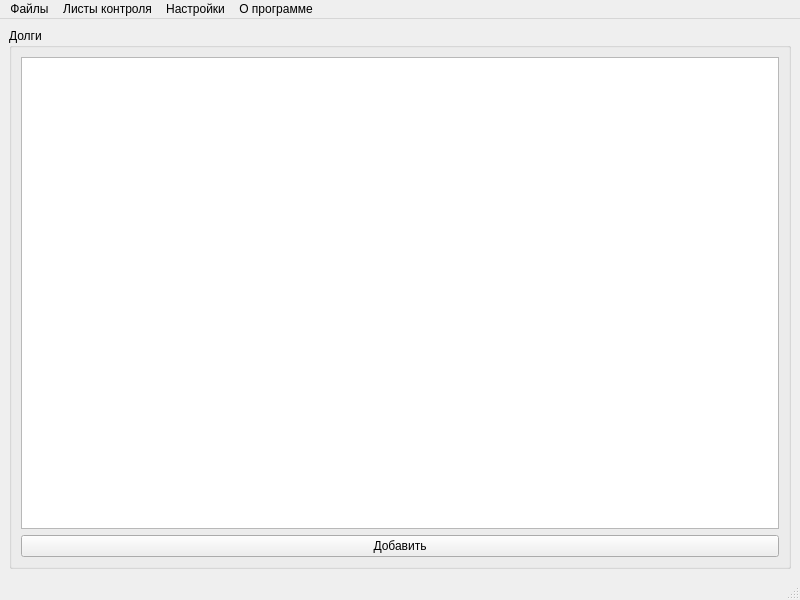
<?xml version="1.0" encoding="UTF-8"?>
<ui version="4.0">
 <class>MainWindow</class>
 <widget class="QMainWindow" name="MainWindow">
  <property name="geometry">
   <rect>
    <x>0</x>
    <y>0</y>
    <width>800</width>
    <height>600</height>
   </rect>
  </property>
  <property name="windowTitle">
   <string>MainWindow</string>
  </property>
  <widget class="QWidget" name="centralwidget">
   <layout class="QVBoxLayout" name="verticalLayout">
    <item>
     <widget class="QGroupBox" name="groupBox">
      <property name="title">
       <string>Долги</string>
      </property>
      <layout class="QVBoxLayout" name="verticalLayout_2">
       <item>
        <widget class="QTableWidget" name="tableWidget"/>
       </item>
       <item>
        <widget class="QPushButton" name="add_btn">
         <property name="text">
          <string>Добавить</string>
         </property>
        </widget>
       </item>
      </layout>
     </widget>
    </item>
   </layout>
  </widget>
  <widget class="QMenuBar" name="menubar">
   <property name="geometry">
    <rect>
     <x>0</x>
     <y>0</y>
     <width>800</width>
     <height>21</height>
    </rect>
   </property>
   <widget class="QMenu" name="menu">
    <property name="title">
     <string>Файлы</string>
    </property>
    <addaction name="action"/>
    <addaction name="action_2"/>
   </widget>
   <widget class="QMenu" name="menu_2">
    <property name="title">
     <string>Листы контроля</string>
    </property>
    <addaction name="action_3"/>
   </widget>
   <widget class="QMenu" name="menu_3">
    <property name="title">
     <string>О программе</string>
    </property>
   </widget>
   <widget class="QMenu" name="menu_4">
    <property name="title">
     <string>Настройки</string>
    </property>
    <addaction name="action_4"/>
    <addaction name="action_5"/>
    <addaction name="action_6"/>
   </widget>
   <addaction name="menu"/>
   <addaction name="menu_2"/>
   <addaction name="menu_4"/>
   <addaction name="menu_3"/>
  </widget>
  <widget class="QStatusBar" name="statusbar"/>
  <action name="action">
   <property name="text">
    <string>Экспорт</string>
   </property>
  </action>
  <action name="action_2">
   <property name="text">
    <string>Настройки</string>
   </property>
  </action>
  <action name="action_3">
   <property name="text">
    <string>Листы контроля</string>
   </property>
  </action>
  <action name="action_4">
   <property name="text">
    <string>Подразделения</string>
   </property>
  </action>
  <action name="action_5">
   <property name="text">
    <string>Специальности</string>
   </property>
  </action>
  <action name="action_6">
   <property name="text">
    <string>Самолеты</string>
   </property>
  </action>
 </widget>
 <resources/>
 <connections/>
</ui>
